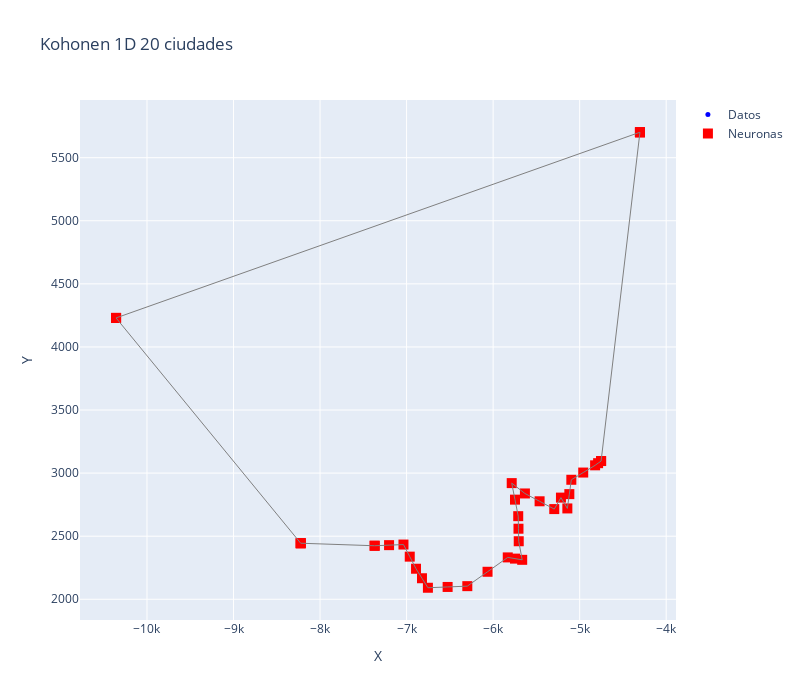

Write notebook code for a chart like this one.
### Code cell
resultados_20 = entrenar_1D_unico(
    dataset_20,
    alpha=0.5,
    iteraciones=3000,
    varianza=2,
    multiplicador=2 # doble de neuronas para que haga super overfitting, que parecería ser lo ideal para TSP
)

# overfitting hace mejores recorridos entre ciudades

### Figure 1 — Plotly figure (JSON) as saved in the notebook; plotly's stock layout.template omitted (floating-point values rounded to 4 significant figures)
{"data": [{"marker": {"color": "blue", "size": 5}, "mode": "markers", "name": "Datos", "type": "scatter", "x": [-6891.0, -5633.0, -5096.0, -7369.0, -4303.0, -5216.0, -7036.0, -10360.0, -5785.0, -5704.0, -5710.0, -5831.0, -5142.0, -5664.0, -4822.0, -6754.0, -8224.0, -5294.0, -4752.0, -6298.0], "y": [2242.0, 2839.0, 2947.0, 2424.0, 5702.0, 2806.0, 2434.0, 4230.0, 2921.0, 2460.0, 2659.0, 2332.0, 2720.0, 2313.0, 3062.0, 2091.0, 2444.0, 2715.0, 3096.0, 2104.0]}, {"marker": {"color": "red", "size": 10, "symbol": "square"}, "mode": "markers", "name": "Neuronas", "type": "scatter", "x": [-5294.0, -5216.0, -5142.0, -5119.0, -5096.0, -4959.0, -4822.0, -4787.0, -4752.0, -4752.0, -4303.0, -4303.0, -4304.0, -10360.0, -10360.0, -10360.0, -8224.0, -8224.0, -8224.0, -7369.0, -7369.0, -7203.0, -7036.0, -6963.0, -6891.0, -6822.0, -6754.0, -6526.0, -6298.0, -6065.0, -5831.0, -5747.0, -5664.0, -5704.0, -5707.0, -5710.0, -5748.0, -5785.0, -5633.0, -5463.0], "y": [2715.0, 2806.0, 2720.0, 2833.0, 2947.0, 3004.0, 3062.0, 3079.0, 3096.0, 3096.0, 5701.0, 5702.0, 5702.0, 4230.0, 4230.0, 4230.0, 2444.0, 2444.0, 2444.0, 2424.0, 2424.0, 2429.0, 2434.0, 2338.0, 2242.0, 2167.0, 2091.0, 2098.0, 2104.0, 2218.0, 2332.0, 2322.0, 2313.0, 2460.0, 2559.0, 2659.0, 2790.0, 2921.0, 2839.0, 2777.0]}, {"line": {"color": "gray", "width": 1}, "mode": "lines", "showlegend": false, "type": "scatter", "x": [-5294.0, -5216.0], "y": [2715.0, 2806.0]}, {"line": {"color": "gray", "width": 1}, "mode": "lines", "showlegend": false, "type": "scatter", "x": [-5216.0, -5142.0], "y": [2806.0, 2720.0]}, {"line": {"color": "gray", "width": 1}, "mode": "lines", "showlegend": false, "type": "scatter", "x": [-5142.0, -5119.0], "y": [2720.0, 2833.0]}, {"line": {"color": "gray", "width": 1}, "mode": "lines", "showlegend": false, "type": "scatter", "x": [-5119.0, -5096.0], "y": [2833.0, 2947.0]}, {"line": {"color": "gray", "width": 1}, "mode": "lines", "showlegend": false, "type": "scatter", "x": [-5096.0, -4959.0], "y": [2947.0, 3004.0]}, {"line": {"color": "gray", "width": 1}, "mode": "lines", "showlegend": false, "type": "scatter", "x": [-4959.0, -4822.0], "y": [3004.0, 3062.0]}, {"line": {"color": "gray", "width": 1}, "mode": "lines", "showlegend": false, "type": "scatter", "x": [-4822.0, -4787.0], "y": [3062.0, 3079.0]}, {"line": {"color": "gray", "width": 1}, "mode": "lines", "showlegend": false, "type": "scatter", "x": [-4787.0, -4752.0], "y": [3079.0, 3096.0]}, {"line": {"color": "gray", "width": 1}, "mode": "lines", "showlegend": false, "type": "scatter", "x": [-4752.0, -4752.0], "y": [3096.0, 3096.0]}, {"line": {"color": "gray", "width": 1}, "mode": "lines", "showlegend": false, "type": "scatter", "x": [-4752.0, -4303.0], "y": [3096.0, 5701.0]}, {"line": {"color": "gray", "width": 1}, "mode": "lines", "showlegend": false, "type": "scatter", "x": [-4303.0, -4303.0], "y": [5701.0, 5702.0]}, {"line": {"color": "gray", "width": 1}, "mode": "lines", "showlegend": false, "type": "scatter", "x": [-4303.0, -4304.0], "y": [5702.0, 5702.0]}, {"line": {"color": "gray", "width": 1}, "mode": "lines", "showlegend": false, "type": "scatter", "x": [-4304.0, -10360.0], "y": [5702.0, 4230.0]}, {"line": {"color": "gray", "width": 1}, "mode": "lines", "showlegend": false, "type": "scatter", "x": [-10360.0, -10360.0], "y": [4230.0, 4230.0]}, {"line": {"color": "gray", "width": 1}, "mode": "lines", "showlegend": false, "type": "scatter", "x": [-10360.0, -10360.0], "y": [4230.0, 4230.0]}, {"line": {"color": "gray", "width": 1}, "mode": "lines", "showlegend": false, "type": "scatter", "x": [-10360.0, -8224.0], "y": [4230.0, 2444.0]}, {"line": {"color": "gray", "width": 1}, "mode": "lines", "showlegend": false, "type": "scatter", "x": [-8224.0, -8224.0], "y": [2444.0, 2444.0]}, {"line": {"color": "gray", "width": 1}, "mode": "lines", "showlegend": false, "type": "scatter", "x": [-8224.0, -8224.0], "y": [2444.0, 2444.0]}, {"line": {"color": "gray", "width": 1}, "mode": "lines", "showlegend": false, "type": "scatter", "x": [-8224.0, -7369.0], "y": [2444.0, 2424.0]}, {"line": {"color": "gray", "width": 1}, "mode": "lines", "showlegend": false, "type": "scatter", "x": [-7369.0, -7369.0], "y": [2424.0, 2424.0]}, {"line": {"color": "gray", "width": 1}, "mode": "lines", "showlegend": false, "type": "scatter", "x": [-7369.0, -7203.0], "y": [2424.0, 2429.0]}, {"line": {"color": "gray", "width": 1}, "mode": "lines", "showlegend": false, "type": "scatter", "x": [-7203.0, -7036.0], "y": [2429.0, 2434.0]}, {"line": {"color": "gray", "width": 1}, "mode": "lines", "showlegend": false, "type": "scatter", "x": [-7036.0, -6963.0], "y": [2434.0, 2338.0]}, {"line": {"color": "gray", "width": 1}, "mode": "lines", "showlegend": false, "type": "scatter", "x": [-6963.0, -6891.0], "y": [2338.0, 2242.0]}, {"line": {"color": "gray", "width": 1}, "mode": "lines", "showlegend": false, "type": "scatter", "x": [-6891.0, -6822.0], "y": [2242.0, 2167.0]}, {"line": {"color": "gray", "width": 1}, "mode": "lines", "showlegend": false, "type": "scatter", "x": [-6822.0, -6754.0], "y": [2167.0, 2091.0]}, {"line": {"color": "gray", "width": 1}, "mode": "lines", "showlegend": false, "type": "scatter", "x": [-6754.0, -6526.0], "y": [2091.0, 2098.0]}, {"line": {"color": "gray", "width": 1}, "mode": "lines", "showlegend": false, "type": "scatter", "x": [-6526.0, -6298.0], "y": [2098.0, 2104]}, {"line": {"color": "gray", "width": 1}, "mode": "lines", "showlegend": false, "type": "scatter", "x": [-6298.0, -6065.0], "y": [2104, 2218.0]}, {"line": {"color": "gray", "width": 1}, "mode": "lines", "showlegend": false, "type": "scatter", "x": [-6065.0, -5831.0], "y": [2218.0, 2332.0]}, {"line": {"color": "gray", "width": 1}, "mode": "lines", "showlegend": false, "type": "scatter", "x": [-5831.0, -5747.0], "y": [2332.0, 2322.0]}, {"line": {"color": "gray", "width": 1}, "mode": "lines", "showlegend": false, "type": "scatter", "x": [-5747.0, -5664.0], "y": [2322.0, 2313.0]}, {"line": {"color": "gray", "width": 1}, "mode": "lines", "showlegend": false, "type": "scatter", "x": [-5664.0, -5704.0], "y": [2313.0, 2460.0]}, {"line": {"color": "gray", "width": 1}, "mode": "lines", "showlegend": false, "type": "scatter", "x": [-5704.0, -5707.0], "y": [2460.0, 2559.0]}, {"line": {"color": "gray", "width": 1}, "mode": "lines", "showlegend": false, "type": "scatter", "x": [-5707.0, -5710.0], "y": [2559.0, 2659.0]}, {"line": {"color": "gray", "width": 1}, "mode": "lines", "showlegend": false, "type": "scatter", "x": [-5710.0, -5748.0], "y": [2659.0, 2790.0]}, {"line": {"color": "gray", "width": 1}, "mode": "lines", "showlegend": false, "type": "scatter", "x": [-5748.0, -5785.0], "y": [2790.0, 2921.0]}, {"line": {"color": "gray", "width": 1}, "mode": "lines", "showlegend": false, "type": "scatter", "x": [-5785.0, -5633.0], "y": [2921.0, 2839.0]}, {"line": {"color": "gray", "width": 1}, "mode": "lines", "showlegend": false, "type": "scatter", "x": [-5633.0, -5463.0], "y": [2839.0, 2777.0]}, {"line": {"color": "gray", "width": 1}, "mode": "lines", "showlegend": false, "type": "scatter", "x": [-5463.0, -5294.0], "y": [2777.0, 2715.0]}], "layout": {"height": 700, "showlegend": true, "title": {"text": "Kohonen 1D 20 ciudades"}, "width": 800, "xaxis": {"title": {"text": "X"}}, "yaxis": {"title": {"text": "Y"}}}}
